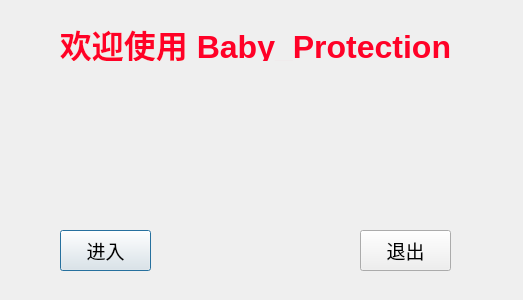
<?xml version="1.0" encoding="UTF-8"?>
<ui version="4.0">
 <class>Dialog</class>
 <widget class="QDialog" name="Dialog">
  <property name="geometry">
   <rect>
    <x>0</x>
    <y>0</y>
    <width>523</width>
    <height>300</height>
   </rect>
  </property>
  <property name="windowTitle">
   <string>Dialog</string>
  </property>
  <widget class="QPushButton" name="pushButton">
   <property name="geometry">
    <rect>
     <x>60</x>
     <y>230</y>
     <width>91</width>
     <height>41</height>
    </rect>
   </property>
   <property name="font">
    <font>
     <family>楷体</family>
     <pointsize>14</pointsize>
    </font>
   </property>
   <property name="text">
    <string>进入</string>
   </property>
  </widget>
  <widget class="QPushButton" name="pushButton_2">
   <property name="geometry">
    <rect>
     <x>360</x>
     <y>230</y>
     <width>91</width>
     <height>41</height>
    </rect>
   </property>
   <property name="font">
    <font>
     <family>楷体</family>
     <pointsize>14</pointsize>
    </font>
   </property>
   <property name="text">
    <string>退出</string>
   </property>
  </widget>
  <widget class="QLabel" name="label">
   <property name="geometry">
    <rect>
     <x>40</x>
     <y>20</y>
     <width>431</width>
     <height>41</height>
    </rect>
   </property>
   <property name="text">
    <string>&lt;html&gt;&lt;head/&gt;&lt;body&gt;&lt;p align=&quot;center&quot;&gt;&lt;span style=&quot; font-size:24pt; font-weight:600; color:#ff0127;&quot;&gt;欢迎使用 Baby_Protection&lt;/span&gt;&lt;/p&gt;&lt;/body&gt;&lt;/html&gt;</string>
   </property>
  </widget>
 </widget>
 <resources/>
 <connections/>
</ui>
